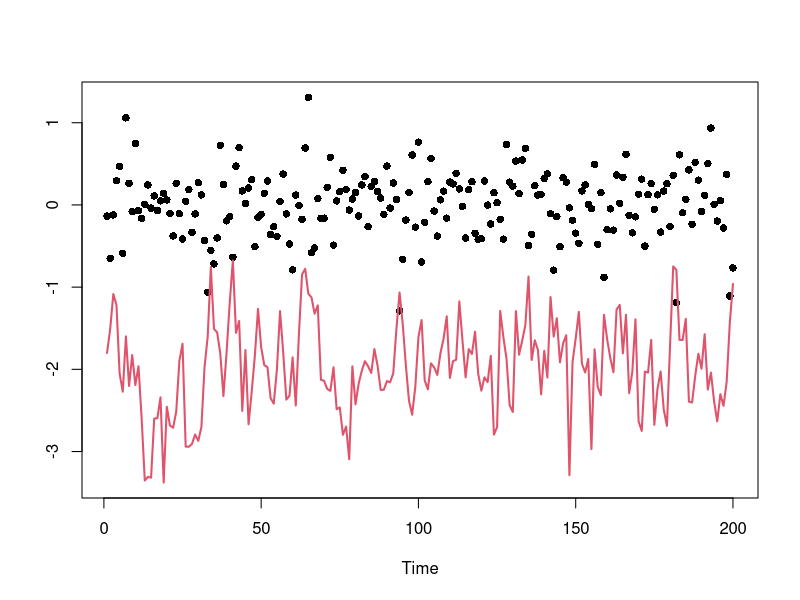
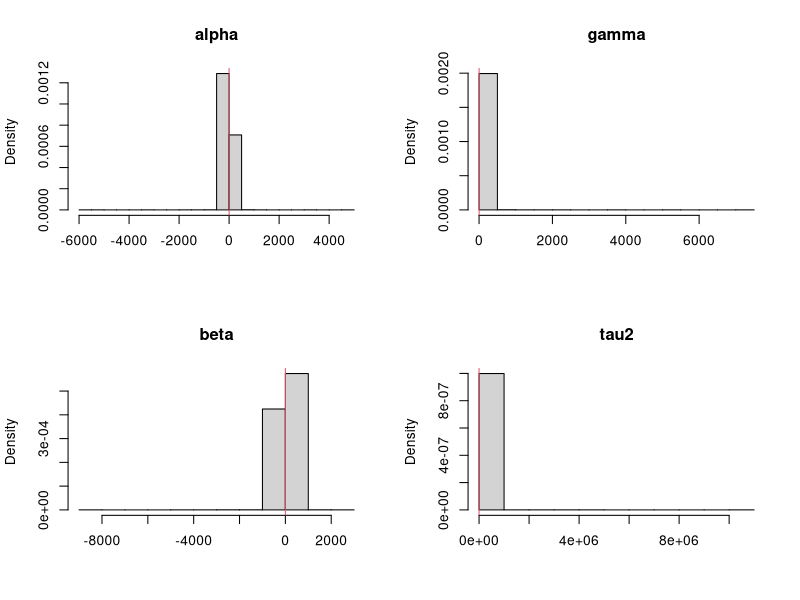
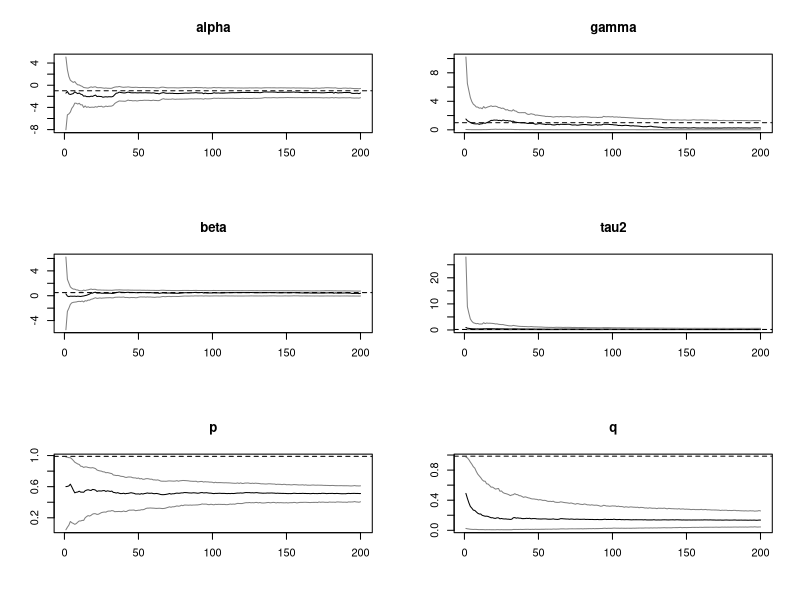
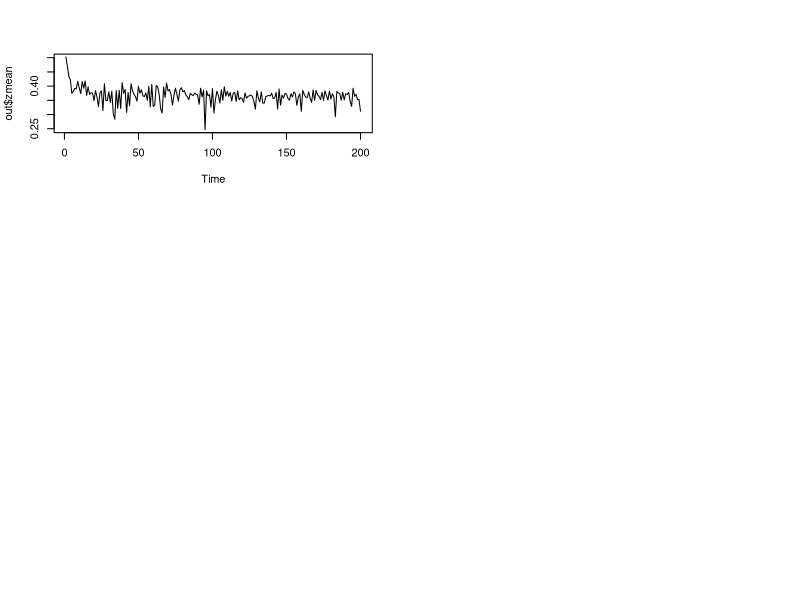
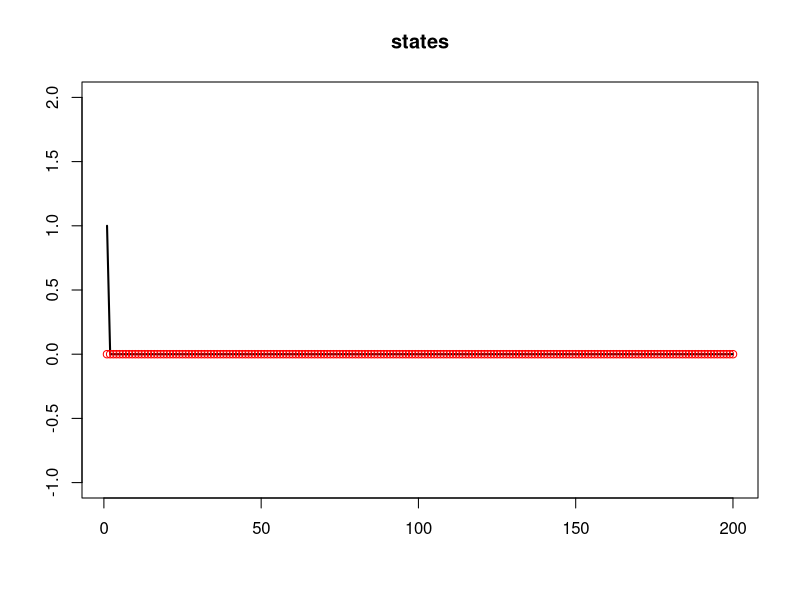

Write R code to recreate these figures, in order.
library(msm)
svm.pl = function(y,alphas,betas,tau2s,ps,qs,xs,zs){#,b0,B0,c0,d0){
  n      = length(y)
  
  N      = length(xs)
  nmix   = 7  
  mu     = matrix(c(-11.40039,-5.24321,-9.83726,1.50746,-0.65098,0.52478,-2.35859),
                  N,nmix,byrow=TRUE)
  sig2   = matrix(c(5.795960,2.613690,5.179500,0.167350,0.640090,0.340230,1.262610),
                  N,nmix,byrow=TRUE)
  q      = matrix(c(0.007300,0.105560,0.000020,0.043950,0.340010,0.245660,0.257500),
                  N,nmix,byrow=TRUE) 
  
  quants = array(0,c(n,8,3))
  z      = log(y^2)
  #   z = y
  s      = matrix(0,N,15)
  zmean=rep(0,n)
  
  s[,1] = 1/B0[1]
  s[,2] = 0
  s[,3] = 0
  s[,4] = 1/B0[2]
  s[,5] = 0
  s[,6] = 1/B0[2]
  s[,7] = s[,1]*b0[1]+s[,2]*b0[2]+s[,3]*b0[3]
  s[,8] = s[,2]*b0[1]+s[,4]*b0[2]+s[,5]*b0[3]
  s[,9] = s[,3]*b0[1]+s[,5]*b0[2]+s[,6]*b0[3]
  s[,10] = c0
  s[,11] = d0
  s[,12] = 0
  s[,13] = 0
  s[,14] = 0
  s[,15] = 0
  blk.A = s[,4]*s[,6] - s[,5]^2
  blk.B = -(s[,2]*s[,6]-s[,3]*s[,5])
  blk.C = s[,2]*s[,5]-s[,3]*s[,5]
  #   blk.D = blk.B
  blk.E = s[,1]*s[,6]-s[,3]^2
  blk.F = -(s[,3]*s[,5]-s[,2]*s[,3])
  #   blk.G = blk.C
  #   blk.H = blk.F
  blk.I  = s[,1]*s[,4]-s[,2]^2
  
  m    = s[,1]*blk.A + s[,2] * blk.B + s[,3] * blk.C
  b1   = (s[,7]*blk.A + s[,8] * blk.B + s[,9] * blk.C)/m
  b2   = (s[,7]*blk.B + s[,8] * blk.E + s[,9] * blk.F)/m
  b3   = (s[,7]*blk.C + s[,8] * blk.F + s[,9] * blk.I)/m
  zs1 = zs
  for (t in 1:n){
    
    zo = zs1
    
#     print(zo)
    zero.index = zo == 0
    one.index = zo == 1
    ll = sum(zero.index)
#     print(zero.index)
#     print(1-ps[zero.index])
#     print(qs[one.index])
    zs[zero.index]     = rbinom(ll,1,1-ps[zero.index])
    zs[one.index]      = rbinom(N-ll,1,qs[one.index])
#     print(zs)
    #print(t)
#     mus1    = matrix(alphas+gammas+betas*xs,N,nmix)
#     mus    = matrix(alphas+betas*xs,N,nmix)
    mus = matrix(alphas+gammas*zs+betas*xs,N,nmix)
#     print(mus)
    #     print(mus[1,])
    #     scan(n=1)
        probs  = q*dnorm(z[t],mus+mu,sqrt(sig2+tau2s))
#     switch1 = qs*zs + (1-zs)*(1-ps)
#     switch0 = 1-switch1 #(1-zs)*ps + zs*(1-qs)
#     left = q*(dnorm(z[t],mus1+mu,sqrt(sig2+tau2s)))
#     right = q*(dnorm(z[t],mus+mu,sqrt(sig2+tau2s)))
#     probs = left*switch1+right*switch0
#     lefts = apply(left,1,sum)
#     rights = apply(right,1,sum)
#     weight = lefts*switch1+rights*switch0
        weight = apply(probs,1,sum)
    
    #     scan(n=1)
    k      = sample(1:N,size=N,replace=TRUE,prob=weight)
    #     print(probs[1,])
    #     scan(n=1)
    
    xs1    = xs[k]
    zs1    = zs[k]
#     print(zs1)
    probs  = probs[k,]
    mus    = mus[k,]
#     mus1   = mus1[k,]
    alphas = alphas[k]
    gammas = gammas[k]
    betas  = betas[k]
    tau2s  = tau2s[k]
    ps = ps[k]
    qs = qs[k]
    so     = s[k,]
    b1o  = b1[k]
    b2o  = b2[k]    
    b3o  = b3[k]
    
    

    
    
#     switch1 = qs*zs1 + (1-zs1)*(1-ps)
#     switch0 = 1-switch1 #(1-zs1)*ps + zs1*(1-qs)
    
    #     zs = zz[t+1,]
#     pp = lefts[k]*switch1/weight[k]
#     qq = rights[k]*switch0/weight[k]
    
    
    #     print(sum(pp<1))
    #     print(sum(qq<1))
    

    
    #     scan(n=1)
    #     print(zs)
    tau2ss = matrix(tau2s,N,nmix)
    vars   = 1/(1/sig2+1/tau2ss)
    sds    = sqrt(vars)
#     mus.temp = matrix(alphas+gammas*zs+betas*xs1,N,nmix)
    means  = vars*((z[t]-mu)/sig2 + mus/tau2ss)
    for (i in 1:N){
      comp  = sample(1:nmix,size=1,prob=probs[i,])
      xs[i] = rnorm(1,means[i,comp],sds[i,comp])
    }
    
    
    
    s[,1]  = so[,1] + 1
    s[,2]  = so[,2] + zs1
    s[,3]  = so[,3] + xs1
    s[,4]  = so[,4] + zs1^2
    s[,5]  = so[,5] + zs1*xs1
    s[,6]  = so[,6] + xs1^2
    s[,7]  = so[,7] + xs
    s[,8]  = so[,8] + xs*zs1
    s[,9]  = so[,9] + xs*xs1
    s[,10]  = so[,10] + 1
    
    zero.index = zo == 0
    one.index = zo == 1
    
    s[zero.index,12] = so[zero.index,12]+zo[p = seq(.01,1,.01)
]-zs1[zero.index]+1
    s[zero.index,13] = so[zero.index,13]+zs1[zero.index]
    s[one.index,14] = so[one.index,14]+zo[one.index]-zs1[one.index]
    s[one.index,15] = so[one.index,15]+zs1[one.index]-zo[one.index]+1
#     print(s[,12:15])
    blk.A = s[,4]*s[,6] - s[,5]^2
    blk.B = -(s[,2]*s[,6]-s[,3]*s[,5])
    blk.C = s[,2]*s[,5]-s[,3]*s[,4]
    #   blk.D = blk.B
    blk.E = s[,1]*s[,6]-s[,3]^2
    blk.F = -(s[,1]*s[,5]-s[,2]*s[,3])
    #   blk.G = blk.C
    #   blk.H = blk.F
    blk.I  = s[,1]*s[,4]-s[,2]^2
    
    
    # determinant of Binv matrix
    m    = s[,1]*blk.A + s[,2] * blk.B + s[,3] * blk.C
    
    # b_{t} =  inv(Binv_{t}) x (Binv_{t-1} * b_{t-1})     
    b1   = (s[,7]*blk.A + s[,8] * blk.B + s[,9] * blk.C)/m
    b2   = (s[,7]*blk.B + s[,8] * blk.E + s[,9] * blk.F)/m
    b3   = (s[,7]*blk.C + s[,8] * blk.F + s[,9] * blk.I)/m
    
    s[,11]  = so[,11] + (xs-b1-b2*zs1-b3*xs1)*xs + (b1o-b1)*so[,7]+(b2o-b2)*so[,8]+(b3o-b3)*so[,9]
    
    tau2s  = 1/rgamma(N,s[,10]/2,s[,11]/2)
    std    = sqrt(tau2s/m)
    
    norm   = cbind(rnorm(N,0,std),rnorm(N,0,std),rnorm(N,0,std))
    
    # cholesky decomposition of B, thus inv(Binv)    
    L11 = sqrt(blk.A)
    L21 = blk.B/L11
    L31 = blk.C/L11
    
    L22 = sqrt(blk.E - L21^2)
    L32 = (blk.F-L31*L21)/L22
    
    L33 = sqrt(blk.I - L31^2 - L32^2)
    
    alphas = b1 + L11*norm[,1]
    gammas = b2 + L21*norm[,1]+L22*norm[,2]
    #     gamma.mean = b2[b2>0]
    
    #     gammas = rtnorm(N,mean=b2,lower=0)
    betas  = b3 + L31*norm[,1] + L32 * norm[,2] + L33 * norm[,3]
    
    gamma.mean = b2 - 1/s[,4]*(s[,2]*(alphas-b1)+s[,5]*(betas-b3))
    gammas = rtnorm(N,gamma.mean,sd = sqrt(tau2s/s[,4]),lower=0)
    
    ps = rbeta(N,s[,12]+1,s[,13]+1)
    qs = rbeta(N,s[,15]+1,s[,14]+1)
#     print(ps)
#     print(qs)
#     scan(n=1)
    # Storing quantiles
    quants[t,1,] = quantile(alphas,c(0.025,0.5,0.975))
    quants[t,2,] = quantile(gammas,c(0.025,0.5,0.975))
    quants[t,3,] = quantile(betas,c(0.025,0.5,0.975))  
    quants[t,4,] = quantile(tau2s,c(0.025,0.5,0.975))  
    quants[t,5,] = quantile(ps,c(0.025,0.5,0.975))  
    quants[t,6,] = quantile(qs,c(0.025,0.5,0.975))  
    quants[t,7,] = quantile(zs,c(0.025,0.5,0.975))
    quants[t,8,] = quantile(exp(xs/2),c(0.025,0.5,0.975))
    zmean[t] =  mean(zs)
  }
  return(list(quants=quants,zmean=zmean))
}
PL = function(y,alphas,betas,tau2s,ps,qs,xs,zs){
  n      = length(y)
  N      = length(xs)
  quants = array(0,c(n,7,3))
  
  
  
  #   zz = matrix(zs,n,N)
  s  = matrix(0,N,15)
  # matrix Binv looks like
  # | s1   s2    s3 |
  # | s2   s4    s5 |
  # | s3   s5    s6 |
  
  s[,1] = 1/B0[1]
  s[,2] = 0
  s[,3] = 0
  s[,4] = 1/B0[2]
  s[,5] = 0
  s[,6] = 1/B0[2]
  s[,7] = s[,1]*b0[1]+s[,2]*b0[2]+s[,3]*b0[3]
  s[,8] = s[,2]*b0[1]+s[,4]*b0[2]+s[,5]*b0[3]
  s[,9] = s[,3]*b0[1]+s[,5]*b0[2]+s[,6]*b0[3]
  s[,10] = c0
  s[,11] = d0
  s[,12] = 1
  s[,13] = 1
  s[,14] = 1
  s[,15] = 1
  
  blk.A = s[,4]*s[,6] - s[,5]^2
  blk.B = -(s[,2]*s[,6]-s[,3]*s[,5])
  blk.C = s[,2]*s[,5]-s[,3]*s[,5]
  #   blk.D = blk.B
  blk.E = s[,1]*s[,6]-s[,3]^2
  blk.F = -(s[,3]*s[,5]-s[,2]*s[,3])
  #   blk.G = blk.C
  #   blk.H = blk.F
  blk.I  = s[,1]*s[,4]-s[,2]^2
  
  m    = s[,1]*blk.A + s[,2] * blk.B + s[,3] * blk.C
  b1   = (s[,7]*blk.A + s[,8] * blk.B + s[,9] * blk.C)/m
  b2   = (s[,7]*blk.B + s[,8] * blk.E + s[,9] * blk.F)/m
  b3   = (s[,7]*blk.C + s[,8] * blk.F + s[,9] * blk.I)/m
  
  
  for (t in 1:n){
    #     zs = zz[t,]
    # Resampling
    mus    = alphas+gammas+betas*xs
    stdevs = exp(mus/2)
    stdevs1 = exp((alphas+betas*xs)/2)
    weight = dnorm(y[t],0,stdevs)*(qs+(1-zs)*(1-ps)) + dnorm(y[t],0,stdevs1)*((1-zs)*ps+zs*(1-qs))
    #     weight = dnorm(y[t],0,stdevs)
    k      = sample(1:N,size=N,replace=T,prob=weight)
    alphas = alphas[k]
    betas  = betas[k]
    tau2s  = tau2s[k]
    gammas = gammas[k]
    ps = ps[k]
    qs = qs[k]
    
    mus    = mus[k]
    xs1    = xs[k]
    zs1    = zs[k]
    sig2s = exp(xs1)
    # Propagating
    vars   = 1/(1/sig2s+1/tau2s)
    sds    = sqrt(vars)
    means  =  vars*(mus/tau2s +y[t]/sig2s)
    zero.index = zs1 == 0
    one.index = zs1 == 1
    ll = sum(zero.index)
    #     zs = zz[t+1,]
    zs[zero.index]     = rbinom(ll,1,1-ps[zero.index])
    zs[one.index]      = rbinom(N-ll,1,qs[one.index])
    #     mus    = alphas+gammas*zs+betas*xs1
    xs     = rnorm(N,means,sds)
    xs = alphas+betas*xs + gammas*zs + rnorm(N,0,sqrt(tau2s))
    
    #     print(zs)
    #     print(qs)
    #     print(ps)
    so     = s[k,]
    #     print(s[,12:15])
    #     print(so[,12:15])
    #     print(k)
    #     scan(n=1)
    b1o  = b1[k]
    b2o  = b2[k] 
    b3o  = b3[k]
    # Updating sufficient stats
    s[,1]  = so[,1] + 1
    s[,2]  = so[,2] + zs1
    s[,3]  = so[,3] + xs1
    s[,4]  = so[,4] + zs1^2
    s[,5]  = so[,5] + zs1*xs1
    s[,6]  = so[,6] + xs1^2
    s[,7]  = so[,7] + xs
    s[,8]  = so[,8] + xs*zs1
    s[,9]  = so[,9] + xs*xs1
    s[,10]  = so[,10] + 1
    
    s[zero.index,12] = so[zero.index,12]+zs1[zero.index]-zs[zero.index]+1
    s[zero.index,13] = so[zero.index,13]+zs[zero.index]
    s[one.index,14] = so[one.index,14]+zs1[one.index]-zs[one.index]
    s[one.index,15] = so[one.index,15]+zs[one.index]-zs1[one.index]+1
    #     
    #     print(s[,12:15])
    #     print(zs1)
    #     print(zs)
    #     print(zs1[zero.index]-zs[zero.index]+1)
    #     print(zs[zero.index])
    #     print(zs1[one.index]-zs[one.index])
    #     print(zs[one.index]-zs1[one.index]+1)
    #     scan(n=1)
    blk.A = s[,4]*s[,6] - s[,5]^2
    blk.B = -(s[,2]*s[,6]-s[,3]*s[,5])
    blk.C = s[,2]*s[,5]-s[,3]*s[,4]
    #   blk.D = blk.B
    blk.E = s[,1]*s[,6]-s[,3]^2
    blk.F = -(s[,1]*s[,5]-s[,2]*s[,3])
    #   blk.G = blk.C
    #   blk.H = blk.F
    blk.I  = s[,1]*s[,4]-s[,2]^2
    
    
    #     ti = scan(n=1)
    #     print(s[ti,])
    
    
    # determinant of Binv matrix
    m    = s[,1]*blk.A + s[,2] * blk.B + s[,3] * blk.C
    
    #     AA = matrix(c(s[ti,1],s[ti,2],s[ti,3],s[ti,2],s[ti,4],s[ti,5],s[ti,3],s[ti,5],s[ti,6]),3,3)
    #     
    #     print(solve(AA))
    #     print(AA)
    #     print(matrix(c(blk.A[ti],blk.B[ti],blk.C[ti], blk.B[ti],blk.E[ti], blk.F[ti], blk.C[ti], blk.F[ti], blk.I[ti]),3,3)/m[ti])
    #      print(c(blk.A[1]/m[1],blk.B[1]/m[1],blk.C[1]/m[1]))
    #      print(solve(AA))
    # b_{t} =  inv(Binv_{t}) x (Binv_{t-1} * b_{t-1})     
    b1   = (s[,7]*blk.A + s[,8] * blk.B + s[,9] * blk.C)/m
    b2   = (s[,7]*blk.B + s[,8] * blk.E + s[,9] * blk.F)/m
    b3   = (s[,7]*blk.C + s[,8] * blk.F + s[,9] * blk.I)/m
    #
    
    #     print('b2')
    #     print((s[,7]*blk.B)[ti])
    # print((blk.F)[ti])
    # print((s[,9])[ti])
    #     print(m[ti])
    #     print(b2[ti])
    #     F.new = rbind(1,zs1[ti],xs1[ti])
    #     C.old = diag(B0,3)
    #     Q = 1
    # #     print(zs1[ti])
    #     D1 = t(F.new) %*% C.old%*% F.new + Q 
    #       
    #       
    #       #       C0 = diag(B0,2)
    #       #       print( C0 %*%F.new[,j]  %*% solve(D1) %*% (xs[1]-t(F.new[,j])%*%b0))
    #       CF = C.old %*% F.new
    # #       
    #       D.new = t(F.new)  %*% CF +Q
    #       D.inv = solve(D.new)
    # #       print(D.inv)
    #     
    #       m.old = b0
    # #       print(D.new)
    # #       print(CF %*% D.inv %*% (xs[j]-t(F.new[,j]) %*% m.old[j,]))
    # #       m.old = m.old + CF %*% D.inv %*% (xs[1]-t(F.new) %*% m.old)
    # #     print(D.inv %*% (xs[3]-t(F.new) %*% m.old))
    #     
    #       C.old = C.old - CF %*% D.inv  %*% t(F.new) %*% C.old
    #       d0 = d0 + t(xs[ti]-t(F.new)%*% m.old)%*% D.inv %*% (xs[ti]-t(F.new) %*% m.old)
    #     m.old = m.old + CF %*% D.inv %*% (xs[ti]-t(F.new) %*% m.old)
    #     print(d0)
    #     print(C.old)
    #     print(chol(C.old))
    #     print(m.old)
    #     print(c(b1[ti],b2[ti],b3[ti]))
    #     print(F.new)
    #     print(m.old)
    #     print(c(b1o[3],b2o[3],b3o[3]))
    #     print(c(zs1[3],xs1[3]))
    #     print(((xs-b1-b2*zs1-b3*xs1)*xs+(b1o-b1)*so[,7]+(b2o-b2)*so[,8]+(b3o-b3)*so[,9])[3])
    #       print(m.old)
    #     print(c(b1[1],b2[1],b3[1]))
    #     scan(n=1)
    #     
    #print(xs)
    s[,11]  = so[,11] + (xs-b1-b2*zs1-b3*xs1)*xs + (b1o-b1)*so[,7]+(b2o-b2)*so[,8]+(b3o-b3)*so[,9]
    #     print(s[ti,11])
    tau2s  = 1/rgamma(N,s[,10]/2,s[,11]/2)
    std    = sqrt(tau2s/m)
    
    norm   = cbind(rnorm(N,0,std),rnorm(N,0,std),rnorm(N,0,std))
    
    # cholesky decomposition of B, thus inv(Binv)
    
    L11 = sqrt(blk.A)
    #     print(L11[ti])
    L21 = blk.B/L11
    #     print(L21[ti])
    L31 = blk.C/L11
    #     print(L31[ti])
    
    L22 = sqrt(blk.E - L21^2)
    #     print(L22[ti])
    L32 = (blk.F-L31*L21)/L22
    #     print(L32[ti])
    L33 = sqrt(blk.I - L31^2 - L32^2)
    #     print(L33[ti]))
    
    alphas = b1 + L11*norm[,1]
    gammas = b2 + L21*norm[,1]+L22*norm[,2]
    #     gamma.mean = b2[b2>0]
    
    #     gammas = rtnorm(N,mean=b2,lower=0)
    betas  = b3 + L31*norm[,1] + L32 * norm[,2] + L33 * norm[,3]
    
    #     gamma.mean = b2 - 1/s[,4]*(s[,2]*(alphas-b1)+s[,5]*(betas-b3))
    #     gammas = rtnorm(N,gamma.mean,sd = sqrt(tau2s/s[,4]),lower=0)
    
    ps = rbeta(N,s[,12]+1,s[,13]+1)
    qs = rbeta(N,s[,15]+1,s[,14]+1)
    # Storing quantiles
    quants[t,1,] = quantile(alphas,c(0.025,0.5,0.975))
    quants[t,2,] = quantile(gammas,c(0.025,0.5,0.975))
    quants[t,3,] = quantile(betas,c(0.025,0.5,0.975))  
    quants[t,4,] = quantile(tau2s,c(0.025,0.5,0.975))  
    quants[t,5,] = quantile(ps,c(0.025,0.5,0.975))  
    quants[t,6,] = quantile(qs,c(0.025,0.5,0.975))  
    quants[t,7,] = quantile(zs,c(0.025,0.5,0.975))
    
  }
  
  return(quants)
}

# Simulated data
# set.seed(98765)
n     =  200
alpha =  -1
gamma = 1
beta  =  0.5
tau2  =  .2
#sig2  =  1.0
tau   = sqrt(tau2)
p0 = .99
q0 = .985

x     = rep(alpha/(1-beta),n+1)
S = rep(0,n+1)
S[1] = rbinom(1,1,p0/(1-q0)/100)
true  = c(alpha,gamma,beta,tau2,p0,q0)
names = c("alpha","gamma","beta","tau2","p","q")

# S = c(1,1,1,1,1,0,0,0,0,0,0)
for (t in 2:(n+1))
{
  if (S[t-1] == 0)
    S[t] = rbinom(1,1,1-p0)
  if (S[t-1] == 1)
    S[t] = rbinom(1,1,q0)
  
  x[t] = alpha+gamma*S[t]+beta*x[t-1]+tau*rnorm(1)}
x = x[2:(n+1)]
y = rnorm(n,0,exp(x/2))
print(S)
par(mfrow=c(1,1))
plot(y,ylim=range(x,y),xlab="Time",ylab="",main="",pch=16)
lines(x,col=2,lwd=2)

# data = read.csv('OILPRICE.csv')
# prices = data[,2]
# n = length(prices)
# returns = diff(prices)/prices[1:(n-1)]
# logreturns = log(prices[2:n]/prices[1:(n-1)])[300:(n-1)]
# n = length(logreturns)
# y = returns[300:n]+rnorm(n-299,0,.00001)
# Prior hyperparameters
# ---------------------
m0    = 0.0


C0 = 10
c0    = 1
d0    = 1
tau20 = tau2
b0    = c(alpha,gamma,beta)
B0    = c(1,1,1)/tau20
sC0   = sqrt(C0)
sB0   = sqrt(B0)

# ONE LONG PL FILTER
# ------------------
# set.seed(246521)
N      = 10000
xs     = rnorm(N,m0,sC0)
zs = rbinom(N,1,.5)
tau2s  = 1/rgamma(N,c0/2,d0/2)
taus   = sqrt(tau2s)
alphas = rnorm(N,b0[1],taus*sB0[1])
gammas = rtnorm(N,b0[2],taus*sB0[2],lower=0)
betas  = rnorm(N,b0[3],taus*sB0[3])
ps  = rbeta(N,1,1)
qs = rbeta(N,1,1)
pars   = cbind(alphas,gammas,betas,tau2s,ps,qs)
par(mfrow=c(2,2))
for (i in 1:4){
  hist(pars[,i],prob=TRUE,xlab="",main=names[i])
  abline(v=true[i],col=2)
}
print(date())
# plm    = PL(y,alphas,betas,tau2s,ps,qs,xs,zs)
out   = svm.pl(y,alphas,betas,tau2s,ps,qs,xs,zs)
plm = out$quants

print(date())
cols = c(grey(0.5),1,grey(0.5))
ind  = 1:length(y)
n1   = length(ind)
par(mfrow=c(3,2))
for (i in 1:6){
  ts.plot(plm[ind,i,],xlab="",ylab="",main=names[i],col=cols,ylim=range(plm[ind,i,]))
  abline(h=true[i],lty=2)
}


# par(mfrow=c(1,1))
# ts.plot(cbind(2*plm[,8,2],-2*plm[,8,2]))
# lines(returns*100,col='red')

ts.plot(out$zmean)
par(mfrow=c(1,1))
ts.plot(plm[,7,2],xlab="",ylab="",main="states",col=1,ylim=c(-1,2),lwd=2)
points(S[2:(n+1)],col='red',ylim=c(-1,2),lwd=1)


# Particle filters
# ----------------
# set.seed(246521)
# N    = 1000
# nsim = 100
# a    = 0.95
# qs   = array(0,c(nsim,n,4,3))
# for (s in 1:nsim){
#   print(s)
#   xs         = rnorm(N,m0,sC0)
#   tau2s      = 1/rgamma(N,c0/2,d0/2)
#   taus       = sqrt(tau2s)
#   alphas     = rnorm(N,b0[1],taus*sB0[1])
#   betas      = rnorm(N,b0[2],taus*sB0[2])
# #   qs[1,s,,,] = LW(y,alphas,betas,tau2s,sig2s,xs,a)
# #   qs[2,s,,,] = Storvik(y,alphas,betas,tau2s,sig2s,xs)
#   qs[s,,,] = PL(y,alphas,betas,tau2s,xs) 
# }
# 
# 
# 
# cols = c(grey(0.5),1,grey(0.5))
# ind  = 10:n
# n1   = length(ind)
# par(mfrow=c(2,2))
# for (i in 1:4){
#   ts.plot(qs[50,,i,],xlab="",ylab="",main=names[i],col=cols,ylim=range(plm[ind,i,]))
#   abline(h=true[i],lty=2)
# }
# 
# 
# # Mean square error
# quants = c("2.5th","50th","97.5th")
# filter = "PL"
# mse    = array(0,c(n1,4,3))
#   for (k in 1:3) 
#     for (i in 1:nsim) 
#       mse[,k,]=mse[,k,]+(qs[i,ind,k,]-plm[ind,k,])^2
# sq.mse = sqrt(mse/nsim)  
# 
# 
# cols = c(grey(0.75),grey(0.5),grey(0.75))
# #cols = c(3,2,5)
# par(mfrow=c(3,1))
# for (k in 1:3){
#   L = min(qs[,ind,k,])
#   U = max(qs[,ind,k,])
# 
#     plot(qs[1,,k,1],ylab=names[k],xlab="Time",main=filter,ylim=c(L,U),type="l",col=cols[1])
#     for (i in c(1,3,2)) for (j in 1:nsim) lines(qs[j,,k,i],col=cols[i])
#     for (i in c(1,3,2)) lines(plm[,k,i],lwd=1,col=1)  
#   
# }  
# 
# 
# 
# cols = c(grey(0.3),gray(0.5),grey(0.7))
# U    = c(0.275,0.175,0.45,1.25)
# par(mfrow=c(2,2))
# for (i in 1:3){
#   boxplot(sq.mse[1,,i,1],sq.mse[2,,i,1],sq.mse[3,,i,1],
#           sq.mse[1,,i,2],sq.mse[2,,i,2],sq.mse[3,,i,2],
#           sq.mse[1,,i,3],sq.mse[2,,i,3],sq.mse[3,,i,3],
#           outline=FALSE,ylab="Root MSE",xlab="Percentile",axes=FALSE,col=cols,ylim=c(0,U[i]))
#   axis(2);axis(1,at=c(2,5,8),lab=quants);box()
#   abline(v=3.5)
#   abline(v=6.5)
#   title(names[i])
# }
# #legend(0.5,1.2,legend=filters,col=cols,cex=1.25,lwd=c(4,4,4),lty=c(1,1,1),bty="n")
# 
# 





################ ETC
# 
# for (j in 1:N){
#   D1 = F.new[,j] %*% C.old[j,,]%*% F.new[,j] + Q 
#   
#   print(D1)
#   #       C0 = diag(B0,2)
#   #       print( C0 %*%F.new[,j]  %*% solve(D1) %*% (xs[1]-t(F.new[,j])%*%b0))
#   CF = C.old[j,,] %*% F.new[,j]
#   
#   D.new = t(F.new[,j])  %*% CF +Q
#   D.inv = solve(D.new)
#   print(D.new)
#   print(CF %*% D.inv %*% (xs[j]-t(F.new[,j]) %*% m.old[j,]))
#   m.old[j,] = m.old[j,] + CF %*% D.inv %*% (xs[j]-t(F.new[,j]) %*% m.old[j,])
#   C.old[j,,] = C.old[j,,] - CF %*% D.inv  %*% t(F.new[,j]) %*% C.old[j,,]
#   print(m.old[1,])
#   print(b1[1])
#   print(b2[1])
#   scan(n=1)
# }
